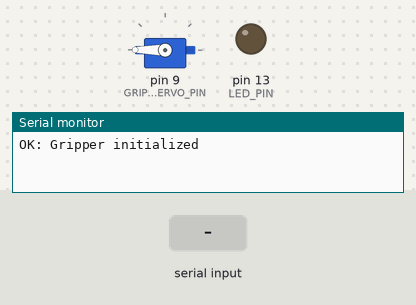
The sketch below on a simulated Arduino Uno, built with avr-gcc and run on an emulated ATmega328P. On the bench: servo, output pins drawn as LEDs (lit = HIGH), the last lines printed to the serial monitor. Dashed ring = blinking. The test bench sets the inputs (shaded band).

Above: at 2.8 s.
2.9 s: "G:1\n" received over Serial
At 4.7 s:
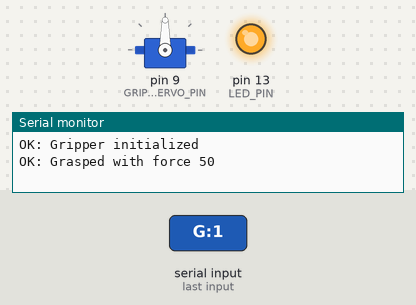
5.9 s: "R:1\n" received over Serial
At 6.35 s:
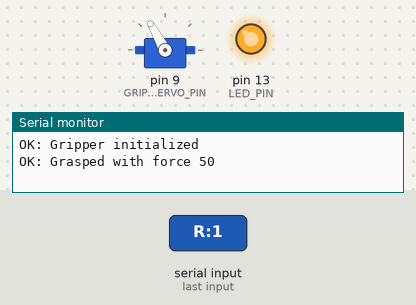
8.9 s: "C90\n" received over Serial
At 15.88 s:
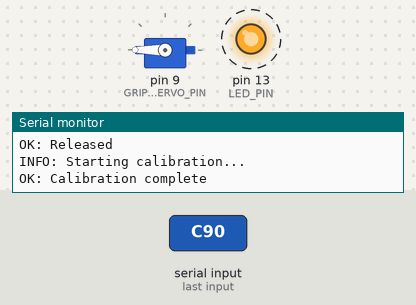
Timing chart, 0 to 17.9 s (numbered marks = the images above; inputs shaded):
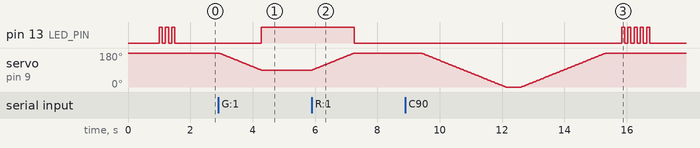

The sketch:

gripper_control.ino
```cpp
/*
 * 🤖 Autonomous Robotic Hand - Arduino Gripper Control
 *
 * This Arduino sketch controls a servo-based gripper for the autonomous
 * robotic hand system. It receives commands via serial communication
 * from the Python application.
 */

#include <Servo.h>

// Pin definitions
const int GRIPPER_SERVO_PIN = 9;  // Servo pin for gripper control
const int LED_PIN = 13;           // Built-in LED for status indication

// Servo object
Servo gripperServo;

// Gripper states
const int GRIPPER_OPEN = 0;      // Open position
const int GRIPPER_CLOSED = 1;    // Closed position
const int GRIPPER_PARTIAL = 2;   // Partial grasp position

// Servo angle limits
const int SERVO_OPEN_ANGLE = 180;    // Fully open position
const int SERVO_CLOSED_ANGLE = 0;    // Fully closed position
const int SERVO_PARTIAL_ANGLE = 90;  // Partial grasp position

// Current state
int currentGripperState = GRIPPER_OPEN;
int currentServoAngle = SERVO_OPEN_ANGLE;

// Serial communication
String inputString = "";
bool stringComplete = false;

// Timing
unsigned long lastCommandTime = 0;
const unsigned long COMMAND_TIMEOUT = 5000; // 5 seconds

void setup() {
  // Initialize serial communication
  Serial.begin(9600);

  // Initialize servo
  gripperServo.attach(GRIPPER_SERVO_PIN);

  // Initialize LED
  pinMode(LED_PIN, OUTPUT);

  // Set initial position
  gripperServo.write(SERVO_OPEN_ANGLE);
  currentServoAngle = SERVO_OPEN_ANGLE;

  // Wait for servo to reach position
  delay(1000);

  // Send ready signal
  Serial.println("OK: Gripper initialized");

  // Blink LED to indicate ready
  blinkLED(3);
}

void loop() {
  // Check for serial commands
  if (stringComplete) {
    processCommand(inputString);
    inputString = "";
    stringComplete = false;
  }

  // Check for timeout
  if (millis() - lastCommandTime > COMMAND_TIMEOUT) {
    // No recent commands, maintain current position
    lastCommandTime = millis();
  }

  // Small delay to prevent overwhelming the serial buffer
  delay(10);
}

void serialEvent() {
  while (Serial.available()) {
    char inChar = (char)Serial.read();

    if (inChar == '\n') {
      stringComplete = true;
    } else {
      inputString += inChar;
    }
  }
}

void processCommand(String command) {
  command.trim();

  // Update last command time
  lastCommandTime = millis();

  // Parse command
  if (command.startsWith("G")) {
    // Grasp command
    int force = 50; // Default force

    // Parse force parameter if provided
    if (command.indexOf(":") != -1) {
      String params = command.substring(command.indexOf(":") + 1);
      force = parseParameter(params, "force", 50);
    }

    graspObject(force);

  } else if (command.startsWith("R")) {
    // Release command
    releaseObject();

  } else if (command.startsWith("P")) {
    // Partial grasp command
    int position = 50; // Default position

    // Parse position parameter if provided
    if (command.indexOf(":") != -1) {
      String params = command.substring(command.indexOf(":") + 1);
      position = parseParameter(params, "position", 50);
    }

    partialGrasp(position);

  } else if (command.startsWith("S")) {
    // Status command
    sendStatus();

  } else if (command.startsWith("C")) {
    // Calibrate command
    calibrateGripper();

  } else {
    // Unknown command
    Serial.println("ERROR: Unknown command");
  }
}

void graspObject(int force) {
  // Map force (0-100) to servo angle
  int targetAngle = map(force, 0, 100, SERVO_OPEN_ANGLE, SERVO_CLOSED_ANGLE);

  // Move servo to grasp position
  moveServoTo(targetAngle);

  currentGripperState = GRIPPER_CLOSED;

  // Send confirmation
  Serial.print("OK: Grasped with force ");
  Serial.println(force);

  // Indicate with LED
  digitalWrite(LED_PIN, HIGH);
}

void releaseObject() {
  // Move servo to open position
  moveServoTo(SERVO_OPEN_ANGLE);

  currentGripperState = GRIPPER_OPEN;

  // Send confirmation
  Serial.println("OK: Released");

  // Indicate with LED
  digitalWrite(LED_PIN, LOW);
}

void partialGrasp(int position) {
  // Map position (0-100) to servo angle
  int targetAngle = map(position, 0, 100, SERVO_OPEN_ANGLE, SERVO_CLOSED_ANGLE);

  // Move servo to partial position
  moveServoTo(targetAngle);

  currentGripperState = GRIPPER_PARTIAL;

  // Send confirmation
  Serial.print("OK: Partial grasp at position ");
  Serial.println(position);

  // Indicate with LED
  digitalWrite(LED_PIN, HIGH);
  delay(100);
  digitalWrite(LED_PIN, LOW);
}

void calibrateGripper() {
  Serial.println("INFO: Starting calibration...");

  // Move to open position
  moveServoTo(SERVO_OPEN_ANGLE);
  delay(500);

  // Move to closed position
  moveServoTo(SERVO_CLOSED_ANGLE);
  delay(500);

  // Move back to open position
  moveServoTo(SERVO_OPEN_ANGLE);
  delay(500);

  currentGripperState = GRIPPER_OPEN;

  Serial.println("OK: Calibration complete");

  // Indicate completion with LED
  blinkLED(5);
}

void sendStatus() {
  Serial.print("STATUS: State=");
  Serial.print(currentGripperState);
  Serial.print(", Angle=");
  Serial.print(currentServoAngle);
  Serial.print(", Connected=1");
  Serial.println();
}

void moveServoTo(int targetAngle) {
  // Constrain angle to valid range
  targetAngle = constrain(targetAngle, SERVO_CLOSED_ANGLE, SERVO_OPEN_ANGLE);

  // Move servo smoothly
  int currentAngle = currentServoAngle;
  int step = (targetAngle > currentAngle) ? 1 : -1;

  while (currentAngle != targetAngle) {
    currentAngle += step;
    gripperServo.write(currentAngle);
    delay(15); // Smooth movement
  }

  currentServoAngle = targetAngle;
}

int parseParameter(String params, String paramName, int defaultValue) {
  // Parse parameter string like "force=50,position=30"
  int startIndex = params.indexOf(paramName + "=");
  if (startIndex != -1) {
    startIndex += paramName.length() + 1;
    int endIndex = params.indexOf(",", startIndex);
    if (endIndex == -1) {
      endIndex = params.length();
    }
    String valueStr = params.substring(startIndex, endIndex);
    return valueStr.toInt();
  }
  return defaultValue;
}

void blinkLED(int times) {
  for (int i = 0; i < times; i++) {
    digitalWrite(LED_PIN, HIGH);
    delay(100);
    digitalWrite(LED_PIN, LOW);
    delay(100);
  }
} 
```

Measured:
- after the input at 2.9 s, pin 13 (LED_PIN): LOW → HIGH after 1.4 s; servo on pin 9 (GRIPPER_SERVO_PIN): moves from 180° to 90° over 1.4 s, starting at once
- after the input at 5.9 s, pin 13 (LED_PIN): HIGH → LOW after 1.4 s; servo on pin 9 (GRIPPER_SERVO_PIN): moves from 90° to 180° over 1.4 s, starting at once
- after the input at 8.9 s, pin 13 (LED_PIN): alternates HIGH for 0.10 s and LOW for 0.10 s, 10 changes in all, then stays LOW, starting after 6.9 s
